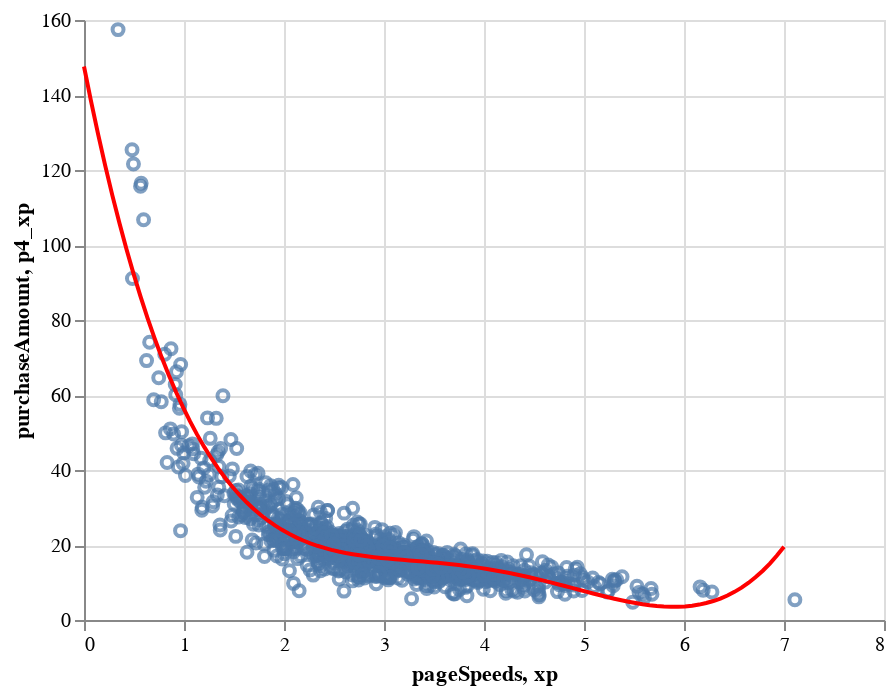

The code cell stored with this chart in its notebook:
### Markdown cell above
We'll visualize our original scatter plot, together with a plot of our predicted values using the polynomial for page speed times ranging from 0-7 seconds:

### Code cell
xp = np.linspace(0, 7,  100)
p4_xp = p4(xp)

pred_data = pd.DataFrame({'xp':xp, 'p4_xp': p4_xp})

line_chart = alt.Chart(pred_data).mark_line(color='red').encode(x='xp:Q', y='p4_xp:Q')
scatter_chart + line_chart

### Figure 1 — Vega-Lite specification as saved in the notebook (floating-point values rounded to 4 significant figures; data arrays with more than 128 entries replaced by an {"elided": "..."} marker saying what was removed)
{"config": {"view": {"continuousWidth": 400, "continuousHeight": 300}}, "layer": [{"data": {"name": "data-3054186e0980bd4b735e878f139ce000"}, "mark": "point", "encoding": {"x": {"type": "quantitative", "field": "pageSpeeds"}, "y": {"type": "quantitative", "field": "purchaseAmount"}}}, {"data": {"name": "data-63c34dc9677fffda7ff4b178235202f0"}, "mark": {"type": "line", "color": "red"}, "encoding": {"x": {"type": "quantitative", "field": "xp"}, "y": {"type": "quantitative", "field": "p4_xp"}}}], "$schema": "https://vega.github.io/schema/vega-lite/v4.8.1.json", "datasets": {"data-3054186e0980bd4b735e878f139ce000": {"elided": "1000 records"}, "data-63c34dc9677fffda7ff4b178235202f0": [{"xp": 0.0, "p4_xp": 147.6}, {"xp": 0.07071, "p4_xp": 138.3}, {"xp": 0.1414, "p4_xp": 129.5}, {"xp": 0.2121, "p4_xp": 121.2}, {"xp": 0.2828, "p4_xp": 113.3}, {"xp": 0.3535, "p4_xp": 105.9}, {"xp": 0.4242, "p4_xp": 98.93}, {"xp": 0.4949, "p4_xp": 92.38}, {"xp": 0.5657, "p4_xp": 86.22}, {"xp": 0.6364, "p4_xp": 80.44}, {"xp": 0.7071, "p4_xp": 75.04}, {"xp": 0.7778, "p4_xp": 69.98}, {"xp": 0.8485, "p4_xp": 65.26}, {"xp": 0.9192, "p4_xp": 60.85}, {"xp": 0.9899, "p4_xp": 56.76}, {"xp": 1.061, "p4_xp": 52.95}, {"xp": 1.131, "p4_xp": 49.43}, {"xp": 1.202, "p4_xp": 46.16}, {"xp": 1.273, "p4_xp": 43.15}, {"xp": 1.343, "p4_xp": 40.37}, {"xp": 1.414, "p4_xp": 37.82}, {"xp": 1.485, "p4_xp": 35.48}, {"xp": 1.556, "p4_xp": 33.34}, {"xp": 1.626, "p4_xp": 31.38}, {"xp": 1.697, "p4_xp": 29.6}, {"xp": 1.768, "p4_xp": 27.99}, {"xp": 1.838, "p4_xp": 26.53}, {"xp": 1.909, "p4_xp": 25.22}, {"xp": 1.98, "p4_xp": 24.04}, {"xp": 2.051, "p4_xp": 22.98}, {"xp": 2.121, "p4_xp": 22.03}, {"xp": 2.192, "p4_xp": 21.19}, {"xp": 2.263, "p4_xp": 20.45}, {"xp": 2.333, "p4_xp": 19.79}, {"xp": 2.404, "p4_xp": 19.22}, {"xp": 2.475, "p4_xp": 18.71}, {"xp": 2.545, "p4_xp": 18.27}, {"xp": 2.616, "p4_xp": 17.88}, {"xp": 2.687, "p4_xp": 17.54}, {"xp": 2.758, "p4_xp": 17.25}, {"xp": 2.828, "p4_xp": 16.99}, {"xp": 2.899, "p4_xp": 16.76}, {"xp": 2.97, "p4_xp": 16.56}, {"xp": 3.04, "p4_xp": 16.37}, {"xp": 3.111, "p4_xp": 16.2}, {"xp": 3.182, "p4_xp": 16.04}, {"xp": 3.253, "p4_xp": 15.89}, {"xp": 3.323, "p4_xp": 15.74}, {"xp": 3.394, "p4_xp": 15.58}, {"xp": 3.465, "p4_xp": 15.42}, {"xp": 3.535, "p4_xp": 15.25}, {"xp": 3.606, "p4_xp": 15.06}, {"xp": 3.677, "p4_xp": 14.87}, {"xp": 3.747, "p4_xp": 14.65}, {"xp": 3.818, "p4_xp": 14.42}, {"xp": 3.889, "p4_xp": 14.17}, {"xp": 3.96, "p4_xp": 13.9}, {"xp": 4.03, "p4_xp": 13.6}, {"xp": 4.101, "p4_xp": 13.29}, {"xp": 4.172, "p4_xp": 12.95}, {"xp": 4.242, "p4_xp": 12.59}, {"xp": 4.313, "p4_xp": 12.21}, {"xp": 4.384, "p4_xp": 11.81}, {"xp": 4.455, "p4_xp": 11.39}, {"xp": 4.525, "p4_xp": 10.95}, {"xp": 4.596, "p4_xp": 10.5}, {"xp": 4.667, "p4_xp": 10.03}, {"xp": 4.737, "p4_xp": 9.549}, {"xp": 4.808, "p4_xp": 9.059}, {"xp": 4.879, "p4_xp": 8.564}, {"xp": 4.949, "p4_xp": 8.067}, {"xp": 5.02, "p4_xp": 7.57}, {"xp": 5.091, "p4_xp": 7.08}, {"xp": 5.162, "p4_xp": 6.598}, {"xp": 5.232, "p4_xp": 6.132}, {"xp": 5.303, "p4_xp": 5.685}, {"xp": 5.374, "p4_xp": 5.262}, {"xp": 5.444, "p4_xp": 4.871}, {"xp": 5.515, "p4_xp": 4.515}, {"xp": 5.586, "p4_xp": 4.203}, {"xp": 5.657, "p4_xp": 3.94}, {"xp": 5.727, "p4_xp": 3.733}, {"xp": 5.798, "p4_xp": 3.591}, {"xp": 5.869, "p4_xp": 3.519}, {"xp": 5.939, "p4_xp": 3.527}, {"xp": 6.01, "p4_xp": 3.623}, {"xp": 6.081, "p4_xp": 3.814}, {"xp": 6.152, "p4_xp": 4.111}, {"xp": 6.222, "p4_xp": 4.522}, {"xp": 6.293, "p4_xp": 5.057}, {"xp": 6.364, "p4_xp": 5.726}, {"xp": 6.434, "p4_xp": 6.538}, {"xp": 6.505, "p4_xp": 7.506}, {"xp": 6.576, "p4_xp": 8.638}, {"xp": 6.646, "p4_xp": 9.947}, {"xp": 6.717, "p4_xp": 11.44}, {"xp": 6.788, "p4_xp": 13.14}, {"xp": 6.859, "p4_xp": 15.05}, {"xp": 6.929, "p4_xp": 17.18}, {"xp": 7.0, "p4_xp": 19.56}]}}
